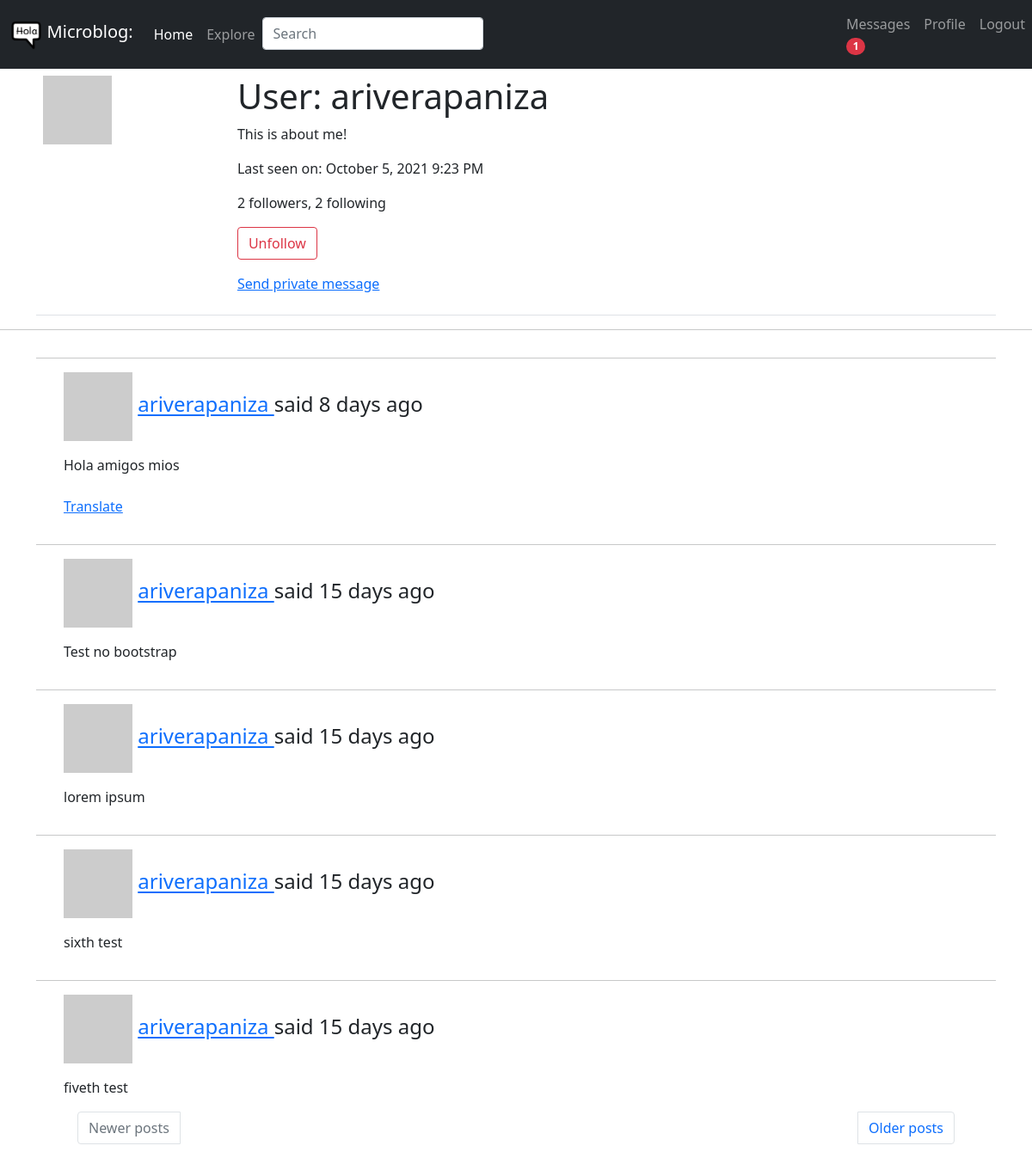
Before: /user/ariverapaniza (signed in) with the older database file.
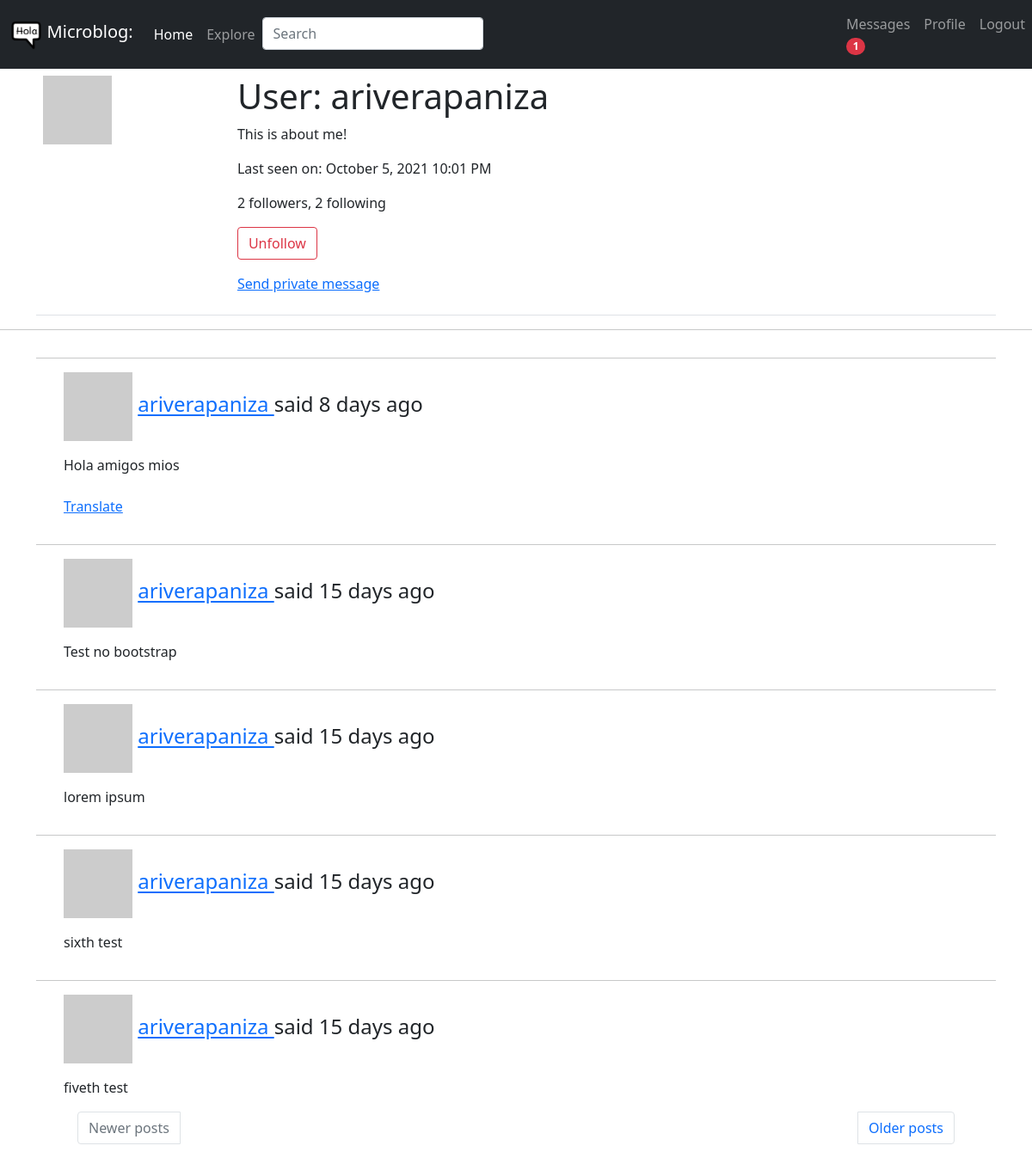
After: the same page with the newer database file.
### app/models.py (models this page shows, shortened)
class User(UserMixin, db.Model):
    id = db.Column(db.Integer, primary_key=True)
    username = db.Column(db.String(64), index=True, unique=True)
    email = db.Column(db.String(120), index=True, unique=True)
    password_hash = db.Column(db.String(128))
    posts = db.relationship('Post', backref='author', lazy='dynamic')
    about_me = db.Column(db.String(140))
    last_seen = db.Column(db.DateTime, default=datetime.utcnow)
    followed = db.relationship(
        'User', secondary=followers,
        primaryjoin=(followers.c.follower_id == id),
        secondaryjoin=(followers.c.followed_id == id),
        backref=db.backref('followers', lazy='dynamic'), lazy='dynamic')
    messages_sent = db.relationship('Message',
                                    foreign_keys='Message.sender_id',
                                    backref='author', lazy='dynamic')
    messages_received = db.relationship('Message',
                                        foreign_keys='Message.recipient_id',
                                        backref='recipient', lazy='dynamic')
    last_message_read_time = db.Column(db.DateTime)
    notifications = db.relationship('Notification', backref='user',
                                    lazy='dynamic')
    def avatar(self, size):
        digest = md5(self.email.lower().encode('utf-8')).hexdigest()
        return 'https://www.gravatar.com/avatar/{}?d=identicon&s={}'.format(
            digest, size)
    def is_following(self, user):
        return self.followed.filter(
            followers.c.followed_id == user.id).count() > 0
    def new_messages(self):
        last_read_time = self.last_message_read_time or datetime(1900, 1, 1)
        return Message.query.filter_by(recipient=self).filter(
            Message.timestamp > last_read_time).count()

class SearchableMixin(object):
    @classmethod
    def before_commit(cls, session):
        session._changes = {
            'add': list(session.new),
            'update': list(session.dirty),
            'delete': list(session.deleted)
        }
    @classmethod
    def after_commit(cls, session):
        for obj in session._changes['add']:
            if isinstance(obj, SearchableMixin):
                add_to_index(obj.__tablename__, obj)
        for obj in session._changes['update']:
            if isinstance(obj, SearchableMixin):
                add_to_index(obj.__tablename__, obj)
        for obj in session._changes['delete']:
            if isinstance(obj, SearchableMixin):
                remove_from_index(obj.__tablename__, obj)
        session._changes = None

class Post(SearchableMixin, db.Model):
    __searchable__ = ['body']
    id = db.Column(db.Integer, primary_key=True)
    body = db.Column(db.String(140))
    timestamp = db.Column(db.DateTime, index=True, default=datetime.utcnow)
    user_id = db.Column(db.Integer, db.ForeignKey('user.id'))
    language = db.Column(db.String(5))

### app/routes.py (the view)
@app.route('/user/<username>')
@login_required
def user(username):
    user = User.query.filter_by(username=username).first_or_404()
    page = request.args.get('page', 1, type=int)
    posts = user.posts.order_by(Post.timestamp.desc()).paginate(page, app.config['POSTS_PER_PAGE'], False)
    next_url = url_for('user', username=user.username, page=posts.next_num) \
        if posts.has_next else None
    prev_url = url_for('user', username=user.username, page=posts.prev_num) \
        if posts.has_prev else None
    form = EmptyForm()
    return render_template('user.html', user=user, posts=posts.items, next_url=next_url, prev_url=prev_url, form=form)

### app/forms.py
class SearchForm(FlaskForm):
    q = StringField(_l('Search'), validators=[DataRequired()])
    def __init__(self, *args, **kwargs):
        if 'formdata' not in kwargs:
            kwargs['formdata'] = request.args
        if 'csrf_enabled' not in kwargs:
            kwargs['csrf_enabled'] = False
        super(SearchForm, self).__init__(*args, **kwargs)

class EmptyForm(FlaskForm):
    submit = SubmitField('Submit')

### app/models.py (called while the page is built)
@login.user_loader
def load_user(id):
    return User.query.get(int(id))

### app/routes.py (called while the page is built)
@app.before_request
def before_request():
    if current_user.is_authenticated:
        current_user.last_seen = datetime.utcnow()
        db.session.commit()
        g.search_form = SearchForm()
    g.locale = str(get_locale())

### app/templates/user.html (shortened to what this page needs)
{% extends "base.html" %}
{% block content %}
    <div class="container">
    <table class="table table-hover">
        <tr valign="top">
            <td><img src="{{ user.avatar(200) }}"></td>
            <td>
                <h1>{{ _('User') }}: {{ user.username }}</h1>
                {% if user.about_me %}<p>{{ user.about_me }}</p>{% endif %}
                {% if user.last_seen %}<p>{{ _('Last seen on') }}: {{ moment(user.last_seen).format('LLL') }}</p>{% endif %}
                <p>{{ _('%(count)d followers', count=user.followers.count()) }}, {{ _('%(count)d following', count=user.followed.count()) }}</p>
                {% if user == current_user %}
                <p><a href="{{ url_for('edit_profile') }}">{{ _('Edit your profile') }}</a></p>
                {% else %}
                <p>
                    <form action="{{ url_for('unfollow', username=user.username) }}" method="post">
                        {{ form.submit(value=_('Unfollow'), class="btn btn-outline-danger") }}
                    </form>
                </p>
                {% endif %}
                {% if user != current_user %}
                <p>
                    <a href="{{ url_for('send_message',
                                        recipient=user.username) }}">
                        {{ _('Send private message') }}
                    </a>
                </p>
                {% endif %}
            </td>
        </tr>
    </table>
    </div>
    <hr>
    {% for post in posts %}
        {% include '_post.html' %}
    {% endfor %}
    <div class="container">
        <nav>
          <ul class="pagination justify-content-between">
            {% if prev_url %}
            <li class="page-item px-5">
              <a class="page-link" href="{{ prev_url }}">{{ _('Newer posts') }}</a>
            </li>
            {% else %}
            <li class="page-item px-5 disabled">
              <a class="page-link" href="{{ prev_url }}">{{ _('Newer posts') }}</a>
            </li>
            {% endif %}
            {% if next_url %}
            <li class="page-item px-5">
              <a class="page-link" href="{{ next_url }}">{{ _('Older posts') }}</a>
            </li>
            {% else %}
            <li class="page-item px-5 disabled">
              <a class="page-link" href="{{ next_url }}">{{ _('Older posts') }}</a>
            </li>
            {% endif %}
          </ul>
        </nav>
      </div>
  {% endblock %}

### app/templates/base.html (shortened to what this page needs)
<!DOCTYPE html>
<html lang="en">
  <head>
    <link
      href="https://cdn.jsdelivr.net/npm/bootstrap@5.1.1/dist/css/bootstrap.min.css"
      rel="stylesheet"
    />
    <link
      rel="stylesheet"
      href="https://cdnjs.cloudflare.com/ajax/libs/font-awesome/5.15.3/css/all.min.css"
    />
    <nav class="navbar navbar-expand-lg navbar-dark bg-dark">
      <div class="container-fluid">
        <a class="navbar-brand" href="{{ url_for('index') }}">
          <img
            src="{{ url_for('static', filename='holacuentame_logo_80px_black.png')}}"
            alt=""
            width="auto"
            height="36"
            class="d-inline-block align-text-top"
          />
          Microblog:</a
        >
        <div class="collapse navbar-collapse" id="navbar">
          <div class="navbar-nav">
            <ul class="navbar-nav me-auto mb-2 mb-lg-0">
              <li class="nav-item">
                <a
                  class="nav-link active"
                  aria-current="page"
                  href="{{ url_for('index') }}"
                  >{{ _('Home') }}</a
                >
              </li>
              <li class="nav-item">
                <a class="nav-link" href="{{ url_for('explore') }}"
                  >{{ _('Explore') }}</a
                >
              </li>
            </ul>
            {% if g.search_form %}
            <form
              class="navbar-form navbar-left"
              method="get"
              action="{{ url_for('search') }}"
            >
              <div class="form-group">
                {{ g.search_form.q(size=20, class='form-control',
                placeholder=g.search_form.q.label.text) }}
              </div>
            </form>
            {% endif %}
          </div>
        </div>
      </div>
      <ul class="navbar-nav justify-content-end">
        {% if current_user.is_anonymous %}
        <li class="nav-item">
          <a class="nav-link" href="{{ url_for('login') }}">{{ _('Login') }}</a>
        </li>
        {% else %}
        <li class="nav-item">
          <a class="nav-link" href="{{ url_for('messages') }}">
            {{ _('Messages') }}
            {% set new_messages = current_user.new_messages() %}
            <span id="message_count" class="badge rounded-pill bg-danger"
                  style="visibility: {% if new_messages %}visible
                                     {% else %}hidden {% endif %};">
                {{ new_messages }}
            </span>
        </a>
        </li>
        <li class="nav-item">
          <a
            class="nav-link"
            href="{{ url_for('user', username=current_user.username) }}"
            >{{ _('Profile') }}</a
          >
        </li>
        <li class="nav-item">
          <a class="nav-link" href="{{ url_for('logout') }}"
            >{{ _('Logout') }}</a
          >
        </li>
        {% endif %}
      </ul>
    </nav>
  </head>
  <body>
    {% block content %}{% endblock %}
  </body>
</html>

### app/templates/_post.html (shortened to what this page needs)
<div class="container">
    <div class="row table-hover">
        <div class="col-md-12">
            <div class="blog-comment">
                <hr/>
                <ul class="comments">
                    <div class="post-comments">
                        <h4>
                             {{ _('%(username)s said %(when)s', username=user_link, when=moment(post.timestamp).fromNow()) }} </h4> </p>
                        <span id="post{{ post.id }}">{{ post.body }}</span>
                        {% if post.language and post.language != g.locale %}
                        <br><br>
                        <span id="translation{{ post.id }}">
                            <a href="javascript:translate(
                                        '#post{{ post.id }}',
                                        '#translation{{ post.id }}',
                                        '{{ post.language }}',
                                        '{{ g.locale }}');">{{ _('Translate') }}</a>
                        </span>
                        {% endif %}
                    </div>
                </ul>
            </div>
        </div>
    </div>
</div>

Changed rows visible on the page:
changed User "ariverapaniza": last_seen "October 5, 2021 9:23 PM" → "October 5, 2021 10:01 PM"
